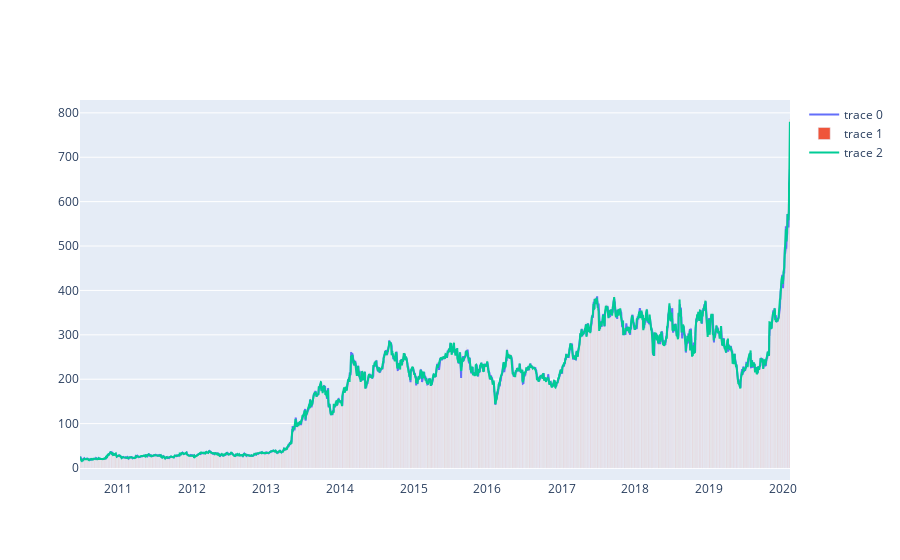

Here is the notebook cell this chart was saved with:
### Code cell
fig4 = go.Figure()
fig4.add_trace(go.Scatter(x=dataFrame['Date'], y=dataFrame['Open']))
fig4.add_trace(go.Bar(x=dataFrame['Date'], y=dataFrame['High']))
fig4.add_trace(go.Scatter(x=dataFrame['Date'], y=dataFrame['Close']))
fig4.show()

### Figure 1 — Plotly figure (JSON) as saved in the notebook; plotly's stock layout.template omitted (floating-point values rounded to 4 significant figures; data arrays with more than 128 entries replaced by an {"elided": "..."} marker saying what was removed)
{"data": [{"type": "scatter", "x": {"elided": "2416 str values"}, "y": {"elided": "2416 float values"}}, {"type": "bar", "x": {"elided": "2416 str values"}, "y": {"elided": "2416 float values"}}, {"type": "scatter", "x": {"elided": "2416 str values"}, "y": {"elided": "2416 float values"}}], "layout": {}}
